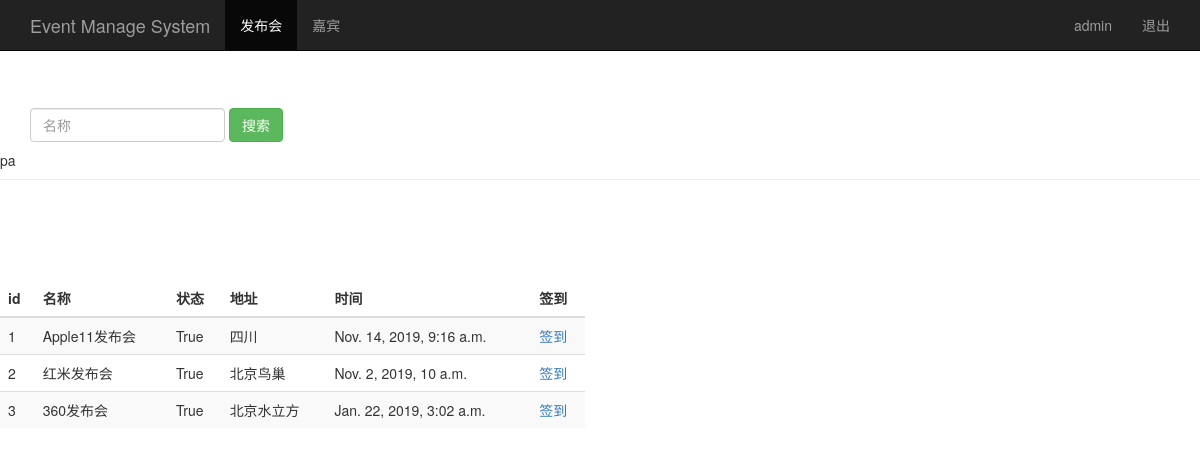
The page /event_manage/ (signed in) on the database its author committed.
### sign/models.py (models this page shows, shortened)
class Event(models.Model):
    name = models.CharField(max_length=100)
    limit = models.IntegerField()
    status = models.BooleanField()
    address = models.CharField(max_length=200)
    start_time = models.DateTimeField('events time')
    create_time = models.DateTimeField(auto_now=True)

### sign/views.py (the view)
# urls.py: url(r'^event_manage/$', views.event_manage),
@login_required()
def event_manage(request):
    event_list = Event.objects.all()
    username = request.session.get('user', '')  # 读取浏览器session
    return render(request, 'event_manage.html', {'user': username,
                                                 'events': event_list})

### templates/event_manage.html (shortened to what this page needs)
<!DOCTYPE html>
<html lang="zh-CN">
<head>
    {% load bootstrap3 %}
    {% bootstrap_css %}
</head>
<body role="document">
<nav class="navbar navbar-inverse navbar-fixed-top">
    <div class="container">
        <div class="navbar-header">
            <a class="navbar-brand" href="/event_manage/">Event Manage System</a>
        </div>
        <div id="navbar" class="collapse navbar-collapse">
            <ul class="nav navbar-nav">
                <li class="active"><a href="#">发布会</a></li>
                <li><a href="/guest_manage/">嘉宾</a></li>
            </ul>
            <ul class="nav navbar-nav navbar-right">
                <li><a href="#">{{ user }}</a></li>
                <li><a href="/logout/">退出</a></li>
            </ul>
        </div>
    </div>
</nav>
<div class="page-header" style="padding-top: 60px;">
    <div id="navbar" class="navbar-collapse collapse">
        <form class="navbar-form" method="get" action="/search_name/">
            <div class="form-group">
                <input name="name" type="text" placeholder="名称" class="form-control">
            </div>
            <button type="submit" class="btn btn-success">搜索</button>
        </form>
    </div>
    pa
</div>
<div class="row" style="padding-top: 80px;">
    <div class="col-md-6">
        <table class="table table-striped">
            <thead>
            <tr>
                <th>id</th>
                <th>名称</th>
                <th>状态</th>
                <th>地址</th>
                <th>时间</th>
                <th>签到</th>
            </tr>
            </thead>
            <tbody>
            {% for event in events %}
                <tr>
                    <td>{{ event.id }}</td>
                    <td>{{ event.name }}</td>
                    <td>{{ event.status }}</td>
                    <td>{{ event.address }}</td>
                    <td>{{ event.start_time }}</td>
                    <td><a href="/sign_index/{{ event.id }}/" target="{{ event.id }}_blank" >签到</a></td>
                </tr>
            {% endfor %}
            </tbody>
        </table>
    </div>
</div>
</body>
</html>

### rows shown on the page
Event: id "1", name "Apple11发布会", status "True", address "四川", start_time "Nov. 14, 2019, 9:16 a.m."
Event: id "2", name "红米发布会", status "True", address "北京鸟巢", start_time "Nov. 2, 2019, 10 a.m."
Event: id "3", name "360发布会", status "True", address "北京水立方", start_time "Jan. 22, 2019, 3:02 a.m."

### other values the page prints
{{ user }} "admin"
